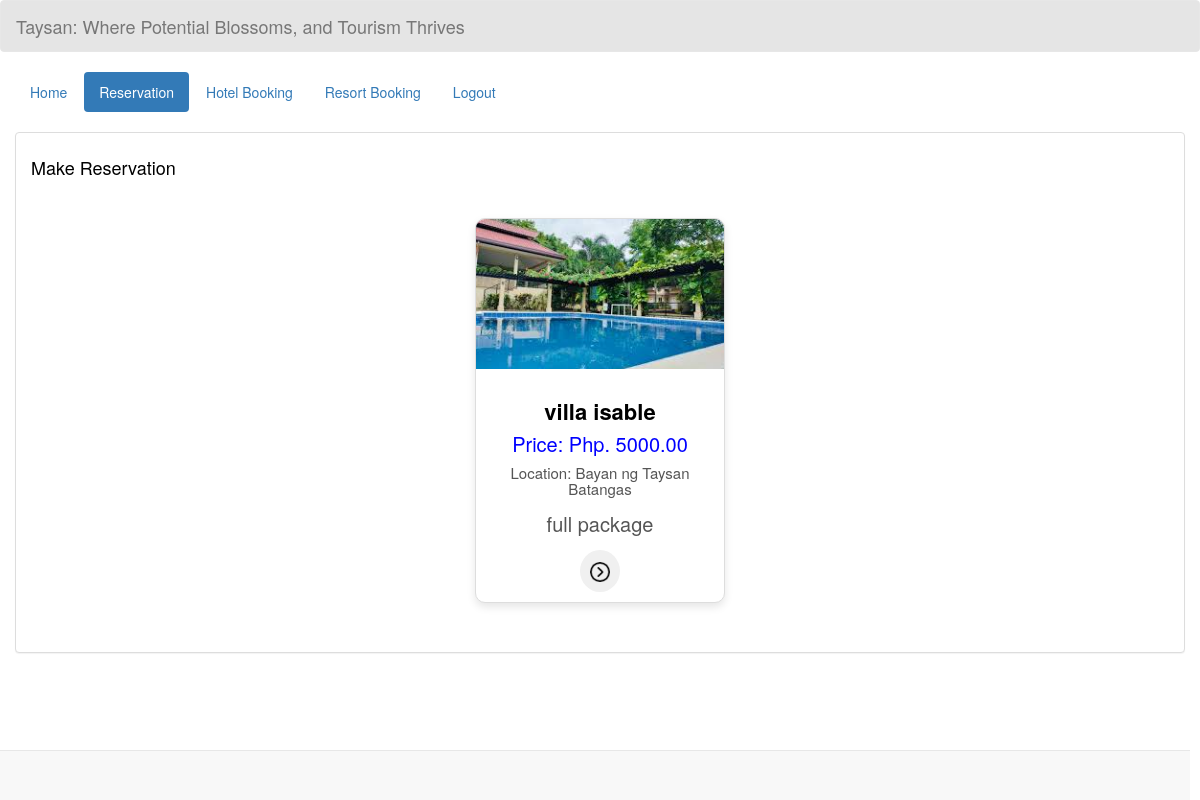
The app's page /reservation_resort.php?id=32 with its own data.
### tables this page shows
CREATE TABLE `resort` (
  `resort_id` int(100) NOT NULL,
  `resort_name` varchar(200) NOT NULL,
  `price` varchar(200) NOT NULL,
  `descr` varchar(200) NOT NULL,
  `location` varchar(200) NOT NULL,
  `transportation` varchar(200) NOT NULL,
  `photo` varchar(200) NOT NULL
);

### reservation_resort.php (the view, shortened to what this page needs)
<!DOCTYPE html>
<html lang = "en">
	<head>
		<link rel = "stylesheet" type = "text/css" href = "css/bootstrap.css " />
		<link rel = "stylesheet" type = "text/css" href = "css/style.css" />
	</head>
<body>
	<nav style = "background-color:rgba(0, 0, 0, 0.1);" class = "navbar navbar-default">
		<div  class = "container-fluid">
			<div class = "navbar-header">
            <a class = "navbar-brand" >Taysan: Where Potential Blossoms, and Tourism Thrives</a>
			</div>
		</div>
	</nav>
	<div class = "container-fluid">
		<ul class = "nav nav-pills">
        <?php
            $id = isset($_GET['id']) ? $_GET['id'] : null;
            ?>
			<li><a href = "home_user.php?id=<?php echo $id; ?>">Home</a></li>
			<li class = "active"><a href = "reservation.php?id=<?php echo $id; ?>">Reservation</a></li>
            <li><a href="records.php?id=<?php echo $id; ?>">Hotel Booking</a></li>
            <li><a href="records_resort.php?id=<?php echo $id; ?>">Resort Booking</a></li>
			<li><a href = "login_user.php">Logout</a></li>
		</ul>
	</div>
	<br />
	<div class = "container-fluid">
		<div class = "panel panel-default">
			<div class = "panel-body">
		  <section class = "services sec-width" id = "services">
          <div class="title">
            <h4 style="color: black;">Make Reservation</h4>
        </div>
            <div style="padding: 20px; text-align: center;">
            <?php
                require_once 'connection/connect.php';
                $query = $conn->query("SELECT * FROM `resort` ORDER BY `price` ASC") or die(mysql_error());
                while($fetch = $query->fetch_array()){
                ?>
                    <a href="add_reserve_resort.php?resort_id=<?php echo $fetch['resort_id']; ?>&id=<?php echo $id; ?>" style="text-decoration: none;">
                    <div style="display: inline-block; width: 250px; border: 1px solid #ddd; border-radius: 10px; overflow: hidden; box-shadow: 0 4px 8px rgba(0, 0, 0, 0.1); background-color: #fff; margin: 10px; transition: all 0.3s ease;"
                        onmouseover="this.style.boxShadow='0 8px 16px rgba(0, 0, 0, 0.2)'; this.style.transform='scale(1.05)';"
                        onmouseout="this.style.boxShadow='0 4px 8px rgba(0, 0, 0, 0.1)'; this.style.transform='scale(1)';">
                        <img src="photo/<?php echo $fetch['photo']; ?>" alt="Room Image" style="width: 100%; height: 150px; object-fit: cover; transition: all 0.3s ease;"
                            onmouseover="this.style.transform='scale(1.1)';"
                            onmouseout="this.style.transform='scale(1)';">
                        <div style="padding: 10px; text-align: center;">
                            <h3 style="font-size: 2.2rem; margin-bottom: 5px; font-weight: bold; color: black;"><?php echo $fetch['resort_name']; ?></h3>
                            <h4 style="font-size: 2rem; color: #0000ff;"><?php echo "Price: Php. ".$fetch['price'].".00"; ?></h4>
                            <h6 style="font-size: 1.5rem; color: #555; margin-bottom: 15px;">Location: <?php echo $fetch['location']; ?></h6>
                            <h4 style="font-size: 2rem; color: #555; margin-bottom: 15px;"><?php echo $fetch['descr']; ?></h4>
<button onclick="window.location.href = 'add_reserve_resort.php?resort_id=<?php echo $fetch['resort_id']; ?>&id=<?php echo $id; ?>';
" style="border: none; background-color: #f0f0f0; padding: 10px; border-radius: 50%; cursor: pointer; transition: all 0.3s ease;"
                            onmouseout="this.style.backgroundColor='#f0f0f0'; this.style.transform='scale(1)';">
                                <img src="image/next.png" alt="Reserve Button" style="width: 20px; height: 20px;">
                            </button>
                        </div>
                    </div>
                </a>
                <?php
                }
                ?>
            </div>
        </section>
			</div>
		</div>
	</div>
	<br />
	<div style = "text-align:right; margin-right:10px;" class = "navbar navbar-default navbar-fixed-bottom">
	</div>
    </body>
</html>

### records on screen
resort: photo (picture), resort_name "villa isable", price "5000", location "Bayan ng Taysan Batangas", descr "full package"
